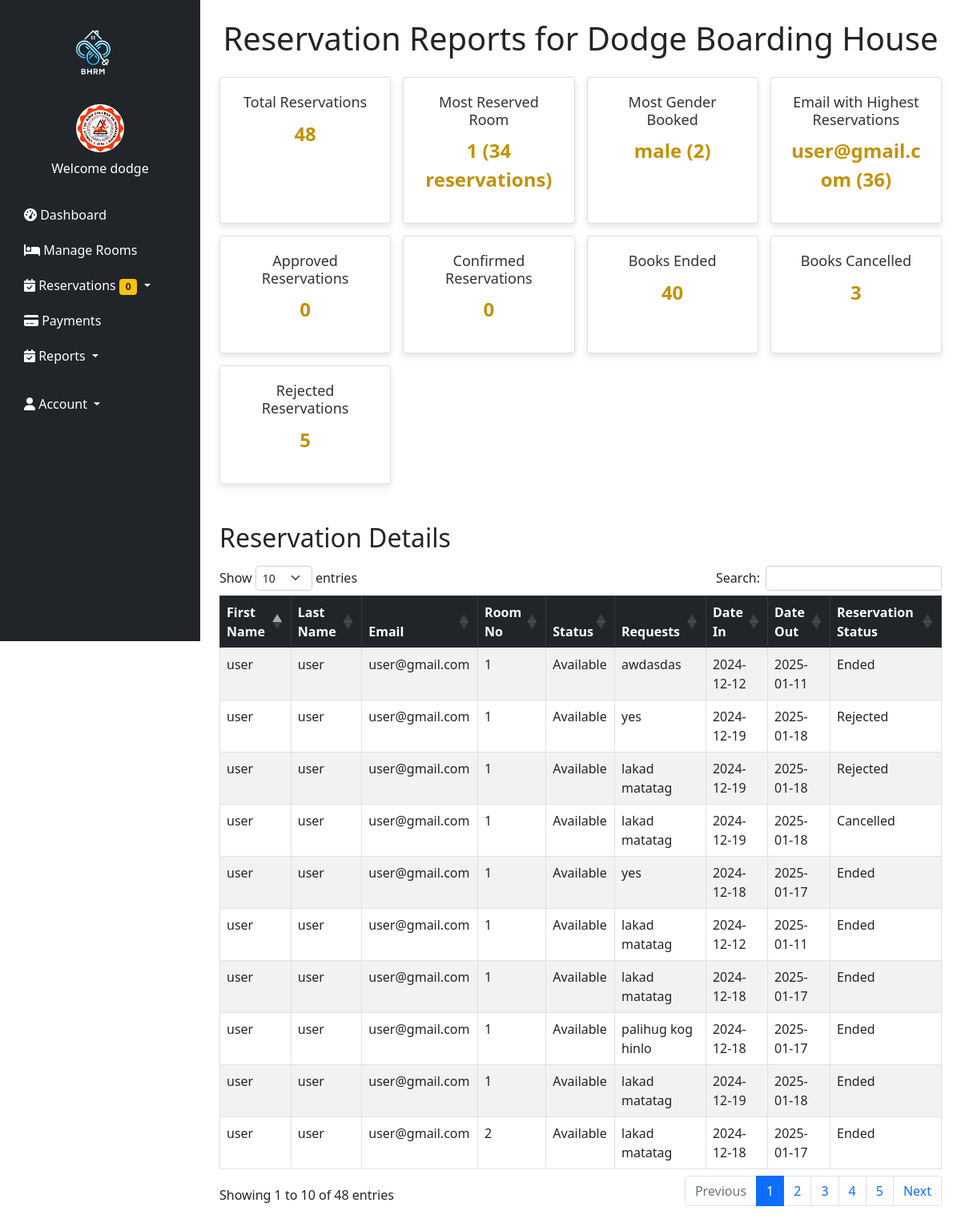
Screenshot of /reportsreservation.php (signed in) with the database file from the repository.
### tables this page shows
CREATE TABLE `users` (
  `id` int(11) NOT NULL,
  `image` varchar(255) NOT NULL,
  `fname` varchar(50) NOT NULL,
  `lname` varchar(50) NOT NULL,
  `gender` varchar(255) NOT NULL,
  `tenant_status` varchar(255) NOT NULL,
  `school` varchar(255) NOT NULL,
  `uname` varchar(50) NOT NULL,
  `pass` varchar(50) NOT NULL,
  `role` varchar(50) NOT NULL,
  `hname` varchar(255) NOT NULL
);

CREATE TABLE `reservation` (
  `id` int(255) NOT NULL,
  `image` varchar(255) NOT NULL,
  `fname` varchar(255) NOT NULL,
  `lname` varchar(255) NOT NULL,
  `email` varchar(255) NOT NULL,
  `gender` varchar(255) NOT NULL,
  `date_in` date DEFAULT NULL,
  `date_out` date DEFAULT NULL,
  `tenant_status` varchar(255) NOT NULL,
  `school` varchar(255) NOT NULL,
  `addons` varchar(255) NOT NULL,
  `room_no` int(255) NOT NULL,
  `capacity` int(255) NOT NULL,
  `room_slot` varchar(255) NOT NULL,
  `current_tenant` int(255) NOT NULL,
  `amenities` varchar(255) NOT NULL,
  `tenant_type` varchar(255) NOT NULL,
  `room_floor` varchar(255) NOT NULL,
  `price` int(255) NOT NULL,
  `status` varchar(255) NOT NULL,
  `payment` int(255) NOT NULL,
  `pay_stat` varchar(255) NOT NULL,
  `pay_date` date DEFAULT NULL,
  `res_stat` varchar(255) NOT NULL,
  `res_duration` varchar(255) NOT NULL,
  `res_reason` varchar(255) NOT NULL,
  `hname` varchar(255) NOT NULL,
  `owner` varchar(255) NOT NULL
);

### reportsreservation.php (the view, shortened to what this page needs)
<?php
include('php/connection.php');
$hname = $_SESSION['hname'];
$totalReservationsQuery = "SELECT COUNT(*) AS total_reservations FROM reservation WHERE hname = '$hname'";
$totalReservationsResult = mysqli_query($conn, $totalReservationsQuery);
$totalReservations = mysqli_fetch_assoc($totalReservationsResult)['total_reservations'];
$mostReservedRoomQuery = "SELECT room_no, COUNT(room_no) AS count
                          FROM reservation
                          WHERE hname = '$hname'
                          GROUP BY room_no
                          ORDER BY count DESC LIMIT 1";
$mostReservedRoomResult = mysqli_query($conn, $mostReservedRoomQuery);
$mostReservedRoom = mysqli_fetch_assoc($mostReservedRoomResult);
$mostReservedRoomNo = $mostReservedRoom['room_no'] ?? 'None';
$mostReservedRoomCount = $mostReservedRoom['count'] ?? 0;
$mostGenderReservedQuery = "
    SELECT gender, COUNT(*) AS count
    FROM (
        SELECT DISTINCT email, gender
        FROM reservation
        WHERE hname = '$hname'
    ) AS unique_genders
    GROUP BY gender
    ORDER BY count DESC
    LIMIT 1";
$mostGenderReservedResult = mysqli_query($conn, $mostGenderReservedQuery);
$mostGenderReserved = mysqli_fetch_assoc($mostGenderReservedResult);
$mostGenderReservedGender = $mostGenderReserved['gender'] ?? 'None';
$mostGenderReservedCount = $mostGenderReserved['count'] ?? 0;
$emailHighestReservationsQuery = "SELECT email, COUNT(email) AS count
                                  FROM reservation
                                  WHERE hname = '$hname'
                                  GROUP BY email
                                  ORDER BY count DESC LIMIT 1";
$emailHighestReservationsResult = mysqli_query($conn, $emailHighestReservationsQuery);
$emailHighestReservations = mysqli_fetch_assoc($emailHighestReservationsResult);
$emailHighestReservationsEmail = $emailHighestReservations['email'] ?? 'None';
$emailHighestReservationsCount = $emailHighestReservations['count'] ?? 0;
$reservationStatusQuery = "SELECT
                              SUM(res_stat = 'Approved') AS approved_count,
                              SUM(res_stat = 'Confirmed') AS confirm_count,
                              SUM(res_stat = 'Rejected') AS rejected_count,
                              SUM(res_stat = 'Ended') AS ended_count,
                              SUM(res_stat = 'Cancelled') AS cancelled_count
                           FROM reservation
                           WHERE hname = '$hname'";
$reservationStatusResult = mysqli_query($conn, $reservationStatusQuery);
$reservationStatusData = mysqli_fetch_assoc($reservationStatusResult);
$approvedCount = $reservationStatusData['approved_count'];
$confirmedCount = $reservationStatusData['confirm_count'];
$rejectedCount = $reservationStatusData['rejected_count'];
$endedCount = $reservationStatusData['ended_count'];
$cancelledCount = $reservationStatusData['cancelled_count'];
$reservationQuery = "SELECT * FROM reservation WHERE hname = '$hname' ORDER BY id DESC";
$reservationResult = mysqli_query($conn, $reservationQuery);
?>
<!DOCTYPE html>
<html lang="en">
<head>
    <link href="https://cdn.jsdelivr.net/npm/bootstrap@5.3.0/dist/css/bootstrap.min.css" rel="stylesheet">
    <link rel="stylesheet" href="https://cdn.datatables.net/1.13.5/css/dataTables.bootstrap5.min.css">
</head>
<body>
    <?php include 'navigationbar.php'; ?>
    <div class="container my-4">
        <h1 class="text-center mb-4">Reservation Reports for <?php echo $hname; ?></h1>
        <div class="summary">
            <div class="card">
                <h5>Total Reservations</h5>
                <p><?php echo $totalReservations; ?></p>
            </div>
            <div class="card">
                <h5>Most Reserved Room</h5>
                <p>
                    <?php echo $mostReservedRoomNo . ' (' . $mostReservedRoomCount . ' reservations)'; ?>
                </p>
            </div>
            <div class="card">
                <h5>Most Gender Booked</h5>
                <p>
                    <?php echo $mostGenderReservedGender . ' (' . $mostGenderReservedCount . ')'; ?>
                </p>
            </div>
            <div class="card">
                <h5>Email with Highest Reservations</h5>
                <p>
                    <?php echo $emailHighestReservationsEmail . ' (' . $emailHighestReservationsCount . ')'; ?>
                </p>
            </div>
            <div class="card">
                <h5>Approved Reservations</h5>
                <p><?php echo $approvedCount; ?></p>
            </div>
            <div class="card">
                <h5>Confirmed Reservations</h5>
                <p><?php echo $confirmedCount; ?></p>
            </div>
            <div class="card">
                <h5>Books Ended</h5>
                <p><?php echo $endedCount; ?></p>
            </div>
            <div class="card">
                <h5>Books Cancelled</h5>
                <p><?php echo $cancelledCount; ?></p>
            </div>
            <div class="card">
                <h5>Rejected Reservations</h5>
                <p><?php echo $rejectedCount; ?></p>
            </div>
        </div>
        <div class="mt-5">
            <h2 class="mb-3">Reservation Details</h2>
            <div class="table-responsive">
                <table id="reservationTable" class="table table-striped table-bordered">
                    <thead class="table-dark">
                        <tr>
                            <th>First Name</th>
                            <th>Last Name</th>
                            <th>Email</th>
                            <th>Room No</th>
                            <th>Status</th>
                            <th>Requests</th>
                            <th>Date In</th>
                            <th>Date Out</th>
                            <th>Reservation Status</th>
                        </tr>
                    </thead>
                    <tbody>
                        <?php while ($reservation = mysqli_fetch_assoc($reservationResult)) { ?>
                            <tr>
                                <td><?php echo $reservation['fname']; ?></td>
                                <td><?php echo $reservation['lname']; ?></td>
                                <td><?php echo $reservation['email']; ?></td>
                                <td><?php echo $reservation['room_no']; ?></td>
                                <td><?php echo $reservation['status']; ?></td>
                                <td><?php echo $reservation['addons']; ?></td>
                                <td><?php echo $reservation['date_in']; ?></td>
                                <td><?php echo $reservation['date_out'] ?: 'N/A'; ?></td>
                                <td><?php echo $reservation['res_stat']; ?></td>
                            </tr>
                        <?php } ?>
                    </tbody>
                </table>
            </div>
        </div>
    </div>
</body>
</html>

### navigationbar.php (shortened to what this page needs)
<?php
require 'php/connection.php';
?>
<?php
        if(!empty($_SESSION['uname'])){
            $uname = $_SESSION['uname'];
            $query = "select * from users where uname = '$uname'";
            $result = mysqli_query($conn, $query);
            $fetch = mysqli_fetch_assoc($result);
        }
        $hname = $_SESSION['hname'];
        $query = "SELECT COUNT(*) AS new_reservations FROM reservation WHERE hname = '$hname' AND res_stat = 'Pending'";
        $result = mysqli_query($conn, $query);
        $row = mysqli_fetch_assoc($result);
        $newReservations = $row['new_reservations'];
    ?>
<!DOCTYPE html>
<html lang="en">
<head>
    <link href="https://cdn.jsdelivr.net/npm/bootstrap@5.0.2/dist/css/bootstrap.min.css" rel="stylesheet">
    <link href="https://cdnjs.cloudflare.com/ajax/libs/font-awesome/6.0.0-beta3/css/all.min.css" rel="stylesheet">
</head>
<body>
    <nav class="sidebar bg-dark">
        <div class="navbar-brand text-center">
            <img src="/bhrm-main/images/logo.png" alt="Logo">
        </div>
        <ul class="nav flex-column">
            <li class="nav-item text-center mb-4">
                <img class="rounded-circle mb-2" src="/bhrm-main/<?php echo $fetch['image'] ?? 'default.png'; ?>" alt="Profile" width="60" height="60">
                <span class="d-block text-white">Welcome <?php echo $fetch['fname'] ?? 'Guest'; ?></span>
            </li>
            <li class="nav-item">
                <a class="nav-link" href="/bhrm-main/dashboard.php">
                    <i class="fas fa-tachometer-alt"></i> Dashboard
                </a>
            </li>
            <li class="nav-item">
                <a class="nav-link" href="/bhrm-main/manageroom.php">
                    <i class="fas fa-bed"></i> Manage Rooms
                </a>
            </li>
            <li class="nav-item dropdown">
                <a class="nav-link dropdown-toggle" href="#" id="reservationMenu" role="button" data-bs-toggle="dropdown" aria-expanded="false">
                    <i class="fas fa-calendar-check"></i> Reservations <span class="badge bg-warning text-dark"><?php echo $newReservations; ?></span>
                </a>
            </li>
            <li class="nav-item">
                <a class="nav-link" href="/bhrm-main/payment.php">
                    <i class="fas fa-credit-card"></i> Payments
                </a>
            </li>
            <li class="nav-item dropdown">
                <a class="nav-link dropdown-toggle" href="#" id="reservationMenu" role="button" data-bs-toggle="dropdown" aria-expanded="false">
                    <i class="fas fa-calendar-check"></i> Reports
                </a>
            </li>
            <li class="nav-item dropdown mt-3">
                <a class="nav-link text-white dropdown-toggle" href="#" id="userMenu" role="button" data-bs-toggle="dropdown">
                    <i class="fas fa-user"></i> Account
                </a>
            </li>
        </ul>
    </nav>
</body>
</html>

### reportsreservation.php (style rules this page uses)
body { background-color: #f8f9fa; }
.summary { display: grid; grid-template-columns: repeat(auto-fit, minmax(200px, 1fr)); gap: 15px; margin: 20px 0; }
.card { text-align: center; padding: 20px; border-radius: 10px; background: #fff; box-shadow: 0 4px 8px rgba(0, 0, 0, 0.1); transition: transform 0.2s ease-in-out, box-shadow 0.2s ease-in-out; }
.card h5 { color: #333; font-size: 18px; margin-bottom: 10px; }
.card p { font-size: 24px; font-weight: bold; color: #c19206; }

### navigationbar.php (style rules this page uses)
body { margin-left: 250px; transition: margin-left 0.3s ease; background-color: white; }
.sidebar { position: fixed; top: 0; left: 0; height: 100vh; width: 250px; background-color: #343a40; padding: 20px 15px; z-index: 1000; overflow-y: auto; transition: all 0.3s ease; }
.sidebar .navbar-brand img { width: 80px; height: 80px; border-radius: 50%; margin-bottom: 20px; }
.sidebar .nav-link { color: white; display: block; font-size: 16px; padding: 10px 15px; border-radius: 5px; transition: all 0.3s ease; }

### rows the page displays
users: image (picture), fname "dodge"
reservation: fname "user", lname "user", email "user@gmail.com", room_no "1", status "Available", addons "awdasdas", date_in "2024-12-12", date_out "2025-01-11", res_stat "Ended"
reservation: fname "user", lname "user", email "user@gmail.com", room_no "1", status "Available", addons "yes", date_in "2024-12-19", date_out "2025-01-18", res_stat "Rejected"
reservation: fname "user", lname "user", email "user@gmail.com", room_no "1", status "Available", addons "lakad matatag", date_in "2024-12-19", date_out "2025-01-18", res_stat "Rejected"
reservation: fname "user", lname "user", email "user@gmail.com", room_no "1", status "Available", addons "lakad matatag", date_in "2024-12-19", date_out "2025-01-18", res_stat "Cancelled"
reservation: fname "user", lname "user", email "user@gmail.com", room_no "1", status "Available", addons "yes", date_in "2024-12-18", date_out "2025-01-17", res_stat "Ended"
reservation: fname "user", lname "user", email "user@gmail.com", room_no "1", status "Available", addons "lakad matatag", date_in "2024-12-12", date_out "2025-01-11", res_stat "Ended"
reservation: fname "user", lname "user", email "user@gmail.com", room_no "1", status "Available", addons "lakad matatag", date_in "2024-12-18", date_out "2025-01-17", res_stat "Ended"
reservation: fname "user", lname "user", email "user@gmail.com", room_no "1", status "Available", addons "palihug kog hinlo", date_in "2024-12-18", date_out "2025-01-17", res_stat "Ended"
reservation: fname "user", lname "user", email "user@gmail.com", room_no "1", status "Available", addons "lakad matatag", date_in "2024-12-19", date_out "2025-01-18", res_stat "Ended"
reservation: fname "user", lname "user", email "user@gmail.com", room_no "2", status "Available", addons "lakad matatag", date_in "2024-12-18", date_out "2025-01-17", res_stat "Ended"

### other values shown
$newReservations "0"
$hname "Dodge Boarding House"
$totalReservations "48"
$mostReservedRoomNo "1"
$mostReservedRoomCount "34"
$mostGenderReservedGender "male"
$mostGenderReservedCount "2"
$emailHighestReservationsEmail "user@gmail.com"
$emailHighestReservationsCount "36"
$approvedCount "0"
$confirmedCount "0"
$endedCount "40"
$cancelledCount "3"
$rejectedCount "5"
